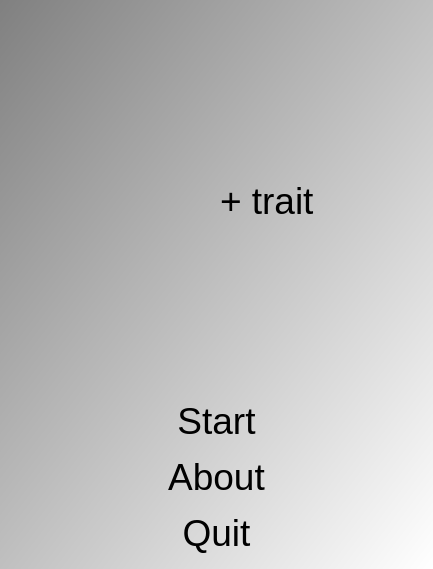
<?xml version="1.0" encoding="UTF-8"?>
<ui version="4.0">
 <class>QtPaperRockScissorsWithTraitMenuDialog</class>
 <widget class="QDialog" name="QtPaperRockScissorsWithTraitMenuDialog">
  <property name="geometry">
   <rect>
    <x>0</x>
    <y>0</y>
    <width>433</width>
    <height>569</height>
   </rect>
  </property>
  <property name="font">
   <font>
    <pointsize>28</pointsize>
   </font>
  </property>
  <property name="windowTitle">
   <string>PaperRockScissors</string>
  </property>
  <property name="styleSheet">
   <string notr="true">QDialog { 
background-color: qlineargradient(x1: 0, y1: 0, x2: 1, y2: 1, stop: 0  #808080, stop: 1 #ffffff);
}
QPushButton { background-color: rgb(255, 255, 255);  }
QPushButton { color: rgb(0,0,0); }
QPushButton { font: 48px, &quot;monospace&quot; }</string>
  </property>
  <layout class="QGridLayout" name="gridLayout">
   <item row="0" column="0">
    <widget class="QLabel" name="image_welcome">
     <property name="text">
      <string/>
     </property>
     <property name="pixmap">
      <pixmap resource="ToolPaperRockScissorsWithTrait.qrc">:/images/ToolPaperRockScissorsWithTrait.png</pixmap>
     </property>
     <property name="alignment">
      <set>Qt::AlignCenter</set>
     </property>
    </widget>
   </item>
   <item row="0" column="1">
    <widget class="QLabel" name="label">
     <property name="text">
      <string>+ trait</string>
     </property>
    </widget>
   </item>
   <item row="1" column="0" colspan="2">
    <widget class="QPushButton" name="button_start">
     <property name="text">
      <string>Start</string>
     </property>
     <property name="flat">
      <bool>true</bool>
     </property>
    </widget>
   </item>
   <item row="2" column="0" colspan="2">
    <widget class="QPushButton" name="button_about">
     <property name="text">
      <string>About</string>
     </property>
     <property name="flat">
      <bool>true</bool>
     </property>
    </widget>
   </item>
   <item row="3" column="0" colspan="2">
    <widget class="QPushButton" name="button_quit">
     <property name="text">
      <string>Quit</string>
     </property>
     <property name="flat">
      <bool>true</bool>
     </property>
    </widget>
   </item>
  </layout>
 </widget>
 <layoutdefault spacing="6" margin="11"/>
 <resources>
  <include location="ToolPaperRockScissorsWithTrait.qrc"/>
 </resources>
 <connections/>
</ui>
